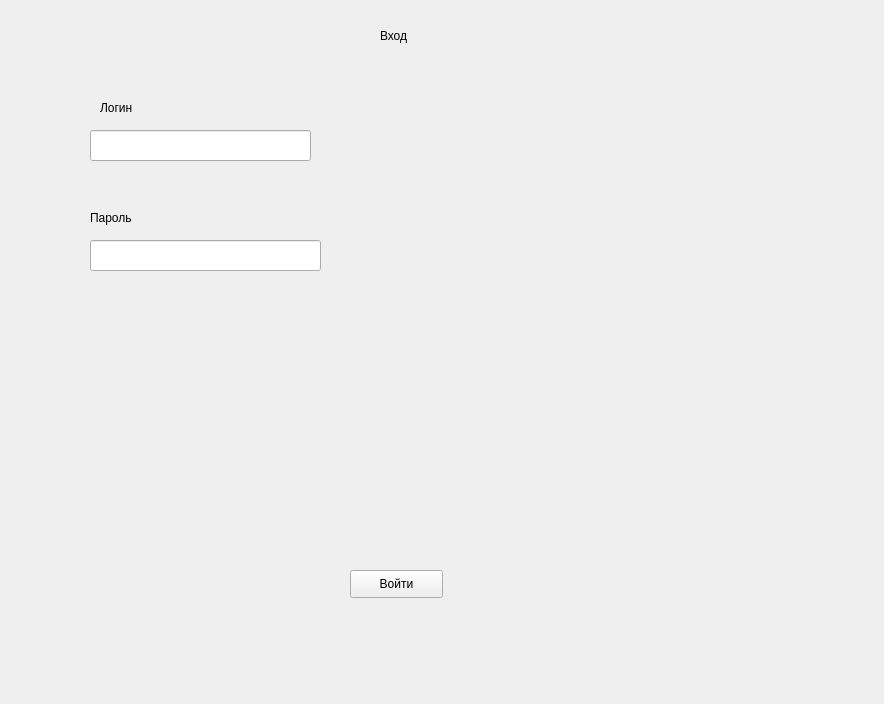
<?xml version="1.0" encoding="UTF-8"?>
<ui version="4.0">
 <class>MainWindow</class>
 <widget class="QMainWindow" name="MainWindow">
  <property name="geometry">
   <rect>
    <x>0</x>
    <y>0</y>
    <width>884</width>
    <height>704</height>
   </rect>
  </property>
  <property name="windowTitle">
   <string>Авторизация</string>
  </property>
  <property name="styleSheet">
   <string notr="true">font: 12pt &quot;MS Shell Dlg 2&quot;;</string>
  </property>
  <widget class="QWidget" name="centralwidget">
   <widget class="QLabel" name="label">
    <property name="geometry">
     <rect>
      <x>100</x>
      <y>100</y>
      <width>55</width>
      <height>16</height>
     </rect>
    </property>
    <property name="text">
     <string>Логин</string>
    </property>
   </widget>
   <widget class="QLabel" name="label_2">
    <property name="geometry">
     <rect>
      <x>90</x>
      <y>210</y>
      <width>71</width>
      <height>16</height>
     </rect>
    </property>
    <property name="text">
     <string>Пароль</string>
    </property>
   </widget>
   <widget class="QLabel" name="label_3">
    <property name="geometry">
     <rect>
      <x>380</x>
      <y>10</y>
      <width>81</width>
      <height>51</height>
     </rect>
    </property>
    <property name="text">
     <string>Вход</string>
    </property>
   </widget>
   <widget class="QPushButton" name="pushButton_enter">
    <property name="geometry">
     <rect>
      <x>350</x>
      <y>570</y>
      <width>93</width>
      <height>28</height>
     </rect>
    </property>
    <property name="text">
     <string>Войти</string>
    </property>
   </widget>
   <widget class="QLineEdit" name="lineEdit_login">
    <property name="geometry">
     <rect>
      <x>90</x>
      <y>130</y>
      <width>221</width>
      <height>31</height>
     </rect>
    </property>
   </widget>
   <widget class="QLineEdit" name="lineEdit_password">
    <property name="geometry">
     <rect>
      <x>90</x>
      <y>240</y>
      <width>231</width>
      <height>31</height>
     </rect>
    </property>
   </widget>
  </widget>
 </widget>
 <resources/>
 <connections/>
</ui>
